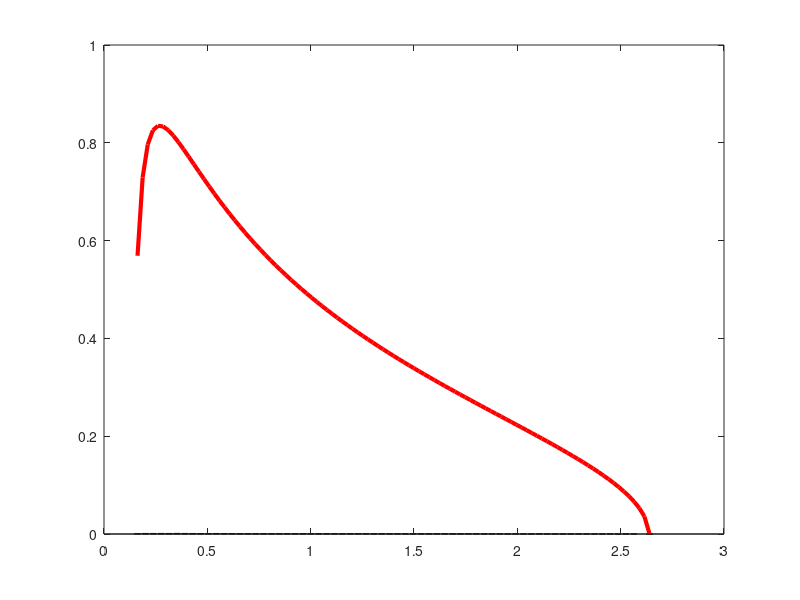

Here is the MATLAB script that generated this plot:
clc; close all; clear;

T=1800;
N=700;

%%%%%%%%%%%%%%%%%%%%%%%%%%%%%%%%%%%%%%%%%%%%%%%%%%%%%%%%%%%%%%%%%%%%%%%%%%%%%%%%%%%%%%%%%%%%%%%%%%%%%%%%%%%
% empirical

%X=randn(T,N);                % normal
%X=(rand(T,N)-.5)*sqrt(12);   % uniform
X=log(rand(T,N))+1;           % exponential

Y=(X'*X)/T;    % symmetrize and rescale
E=eig(Y)';

NumBins=ceil(10*log(length(E)));
[b t_]=hist(E,NumBins,1); 
D=t_(2)-t_(1);
h=b/(D*N);

%%%%%%%%%%%%%%%%%%%%%%%%%%%%%%%%%%%%%%%%%%%%%%%%%%%%%%%%%%%%%%%%%%%%%%%%%%%%%%%%%%%%%%%%%%%%%%%%%%%%%%%%%%%
% theoretical
q=N/T;
t_min=(1-sqrt(q))^2;
t_max=(1+sqrt(q))^2;
t=[t_(1) : (t_(end)-t_(1))/100 : t_(end)];
a=max(t_max-t,0);
b=max(t-t_min,0);
y=1./(q*2*pi*t).*sqrt(a.*b);

%%%%%%%%%%%%%%%%%%%%%%%%%%%%%%%%%%%%%%%%%%%%%%%%%%%%%%%%%%%%%%%%%%%%%%%%%%%%%%%%%%%%%%%%%%%%%%%%%%%%%%%%%%%
% plots
bar(t_,h);
hold on
h=plot(t,y,'r');
set(h,'linewidth',3)